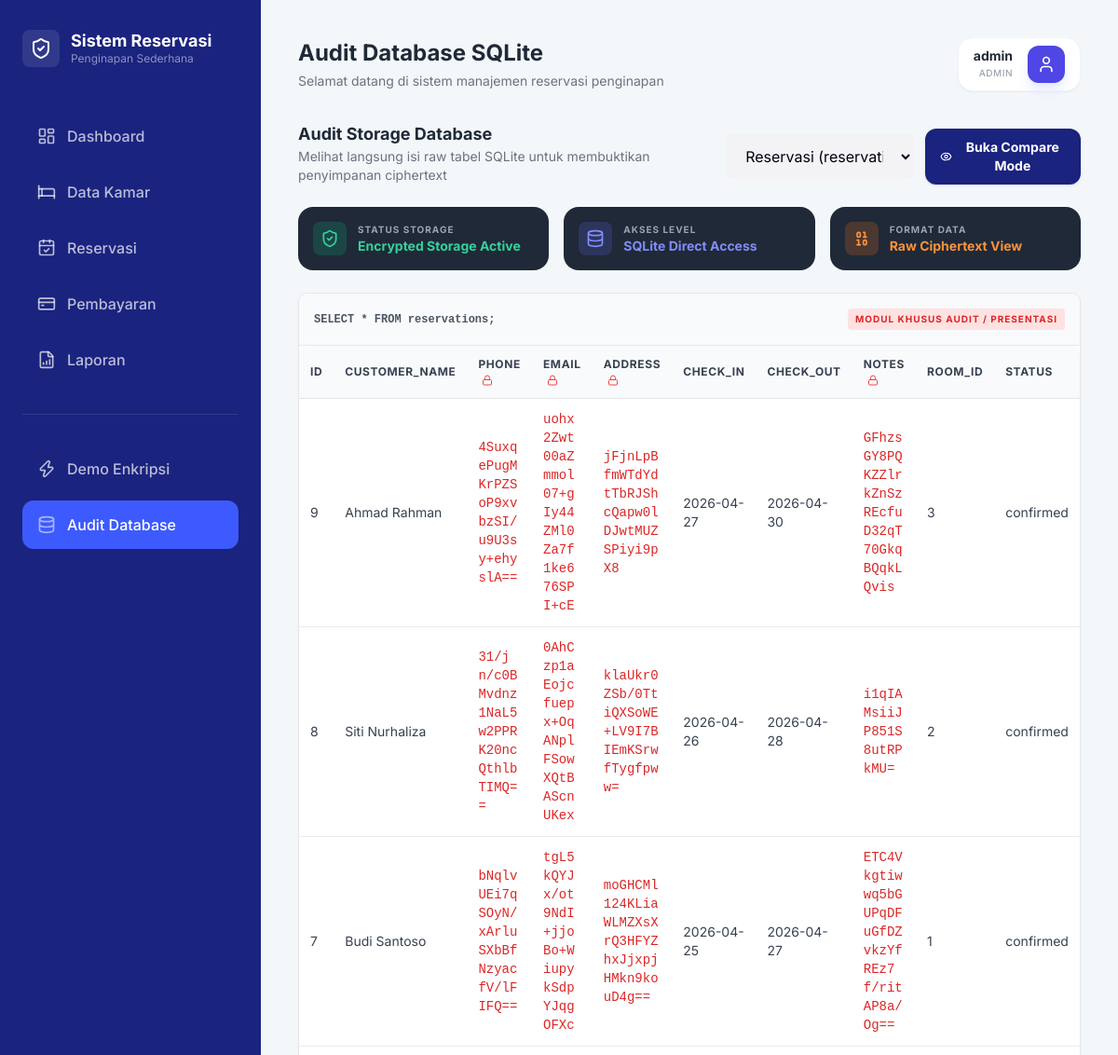
The app's page /dashboard.php?page=audit_db (signed in, upper part), older data.
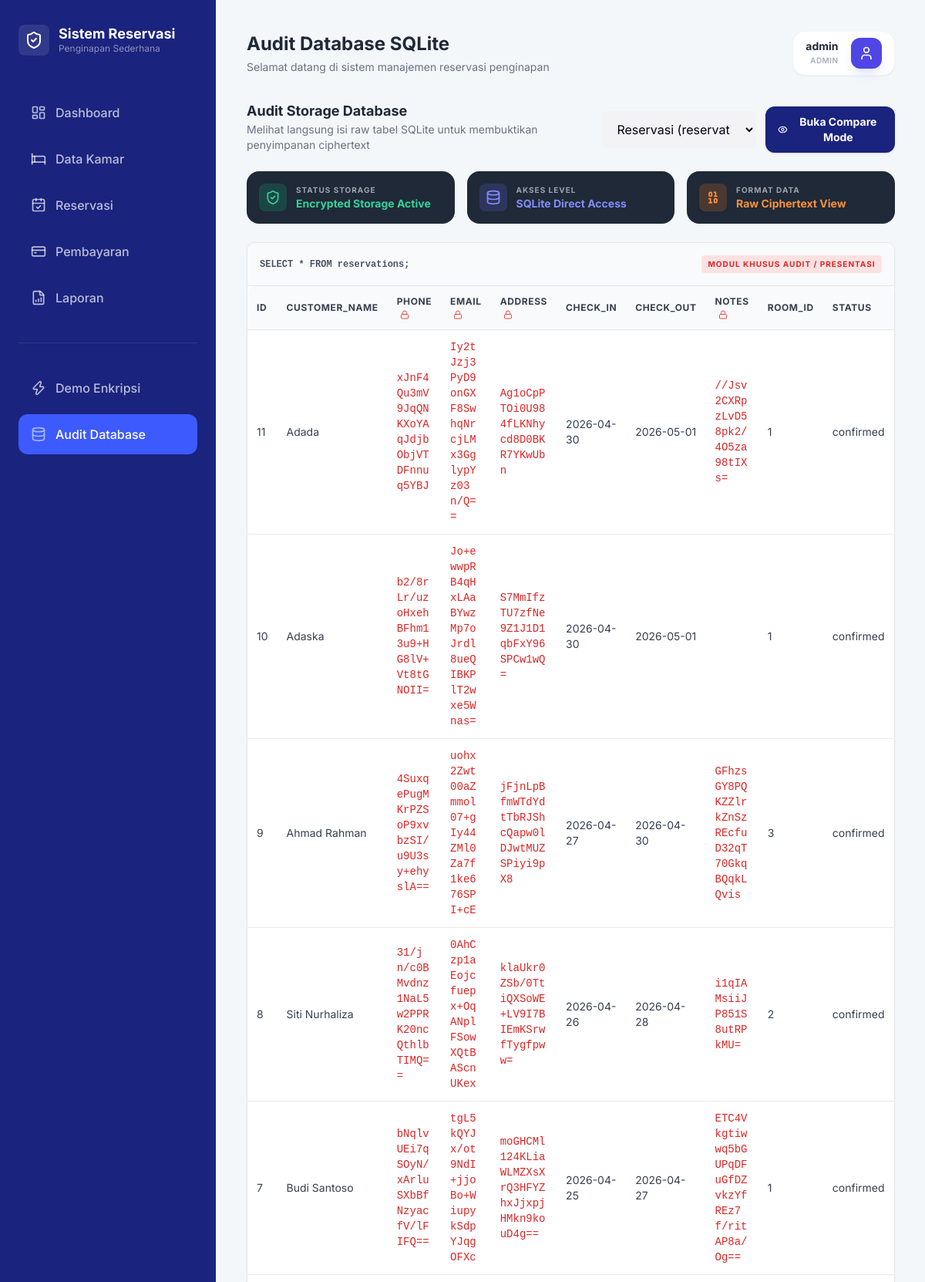
The same page, newer data.
### tables this page shows
CREATE TABLE reservations (
        id INTEGER PRIMARY KEY AUTOINCREMENT,
        customer_name TEXT,
        phone TEXT,
        email TEXT,
        address TEXT,
        check_in DATE,
        check_out DATE,
        notes TEXT,
        room_id INTEGER,
        status TEXT DEFAULT 'pending',
        FOREIGN KEY(room_id) REFERENCES rooms(id)
    );

### modules/audit_db.php (the view, shortened to what this page needs)
<?php
$tables = [
    'reservations' => 'Reservasi',
    'payments' => 'Pembayaran',
    'rooms' => 'Kamar'
];
$selected_table = $_GET['table'] ?? 'reservations';
$compare_mode = isset($_GET['compare']) && $_GET['compare'] == 1;
$query = "SELECT * FROM $selected_table ORDER BY id DESC";
$data = $db->query($query)->fetchAll(PDO::FETCH_ASSOC);
$encrypted_fields = [
    'reservations' => ['phone', 'email', 'address', 'notes'],
    'payments' => ['amount']
];
$current_encrypted_fields = $encrypted_fields[$selected_table] ?? [];
?>
<div class="flex justify-between items-end mb-6">
    <div>
        <h3 class="text-lg font-bold text-gray-800">Audit Storage Database</h3>
        <p class="text-sm text-gray-500">Melihat langsung isi raw tabel SQLite untuk membuktikan penyimpanan ciphertext</p>
    </div>
    <div class="flex items-center gap-3">
        <form method="GET" class="flex items-center gap-3">
            <select name="table" class="form-control" onchange="this.form.submit()">
                <?php foreach($tables as $key => $label): ?>
                    <option value="<?= $key ?>" <?= $selected_table === $key ? 'selected' : '' ?>><?= $label ?> (<?= $key ?>)</option>
                <?php endforeach; ?>
            </select>
        </form>
        <form method="GET">
            <button type="submit" class="py-2.5 px-4 <?= $compare_mode ? 'bg-indigo-100 text-indigo-700' : 'bg-[#1a237e] text-white' ?> font-bold rounded-xl flex items-center gap-2 text-sm shadow hover:opacity-90 transition-all">
                <i data-lucide="<?= $compare_mode ? 'eye-off' : 'eye' ?>" class="w-4 h-4"></i>
                <?= $compare_mode ? 'Tutup Compare Mode' : 'Buka Compare Mode' ?>
            </button>
        </form>
    </div>
</div>
<div class="grid grid-cols-1 md:grid-cols-3 gap-4 mb-6">
    <div class="bg-gray-800 text-white p-4 rounded-2xl flex items-center gap-3">
        <div class="p-2 bg-emerald-500/20 text-emerald-400 rounded-lg"><i data-lucide="shield-check" class="w-5 h-5"></i></div>
        <div>
            <div class="text-[10px] font-bold text-gray-400 uppercase tracking-widest">Status Storage</div>
            <div class="text-sm font-bold text-emerald-400">Encrypted Storage Active</div>
        </div>
    </div>
    <div class="bg-gray-800 text-white p-4 rounded-2xl flex items-center gap-3">
        <div class="p-2 bg-indigo-500/20 text-indigo-400 rounded-lg"><i data-lucide="database" class="w-5 h-5"></i></div>
        <div>
            <div class="text-[10px] font-bold text-gray-400 uppercase tracking-widest">Akses Level</div>
            <div class="text-sm font-bold text-indigo-400">SQLite Direct Access</div>
        </div>
    </div>
    <div class="bg-gray-800 text-white p-4 rounded-2xl flex items-center gap-3">
        <div class="p-2 bg-orange-500/20 text-orange-400 rounded-lg"><i data-lucide="binary" class="w-5 h-5"></i></div>
        <div>
            <div class="text-[10px] font-bold text-gray-400 uppercase tracking-widest">Format Data</div>
            <div class="text-sm font-bold text-orange-400">Raw Ciphertext View</div>
        </div>
    </div>
</div>
<div class="card p-0 overflow-x-auto shadow-sm border border-gray-200">
    <div class="p-4 bg-gray-50 border-b border-gray-200 flex items-center justify-between">
        <div class="font-mono text-xs text-gray-600 font-bold">SELECT * FROM <?= $selected_table ?>;</div>
        <div class="text-[10px] bg-red-100 text-red-600 px-2 py-1 rounded font-bold uppercase tracking-widest">Modul Khusus Audit / Presentasi</div>
    </div>
    <div class="table-container border-none">
        <?php if(empty($data)): ?>
            <div class="p-8 text-center text-gray-500 text-sm">Tidak ada data pada tabel ini.</div>
        <?php else: ?>
            <table class="w-full text-left border-collapse">
                <thead>
                    <tr class="bg-white">
                        <?php foreach (array_keys($data[0]) as $col): ?>
                            <th class="p-3 border-b text-xs font-bold text-gray-700 uppercase tracking-wider bg-gray-50">
                                <?= $col ?>
                                <?php if(in_array($col, $current_encrypted_fields)): ?>
                                    <i data-lucide="lock" class="w-3 h-3 inline text-red-500 ml-1" title="Encrypted Field"></i>
                                <?php endif; ?>
                            </th>
                        <?php endforeach; ?>
                    </tr>
                </thead>
                <tbody>
                    <?php foreach ($data as $row): ?>
                        <tr class="hover:bg-gray-50/50 transition-colors">
                            <?php foreach ($row as $col => $val): ?>
                                <?php
                                    $is_encrypted = in_array($col, $current_encrypted_fields);
                                ?>
                                <td class="p-3 border-b text-sm <?= $is_encrypted ? 'font-mono text-[10px] text-red-600 break-all select-all' : 'text-gray-700' ?>" <?= $is_encrypted ? 'title="'.htmlspecialchars((string)$val).'"' : '' ?>>
                                    <?php
                                        echo htmlspecialchars((string)$val);
                                    ?>
                                </td>
                            <?php endforeach; ?>
                        </tr>
                    <?php endforeach; ?>
                </tbody>
            </table>
        <?php endif; ?>
    </div>
</div>

### dashboard.php (shortened to what this page needs)
<?php
$page = $_GET['page'] ?? 'stats';
function is_active($p, $current) {
    return $p === $current ? 'active' : '';
}
?>
<!DOCTYPE html>
<html lang="id">
<head>
    <script src="https://cdn.tailwindcss.com"></script>
    <link rel="stylesheet" href="assets/css/style.css">
</head>
<body class="bg-[#f4f7fa]">
    <div class="flex">
        <aside class="sidebar h-screen fixed">
            <div class="sidebar-brand text-white">
                <div class="flex items-center gap-3">
                    <div class="p-2 bg-white/10 rounded-lg">
                        <i data-lucide="shield-check" class="w-6 h-6 text-white"></i>
                    </div>
                    <div class="flex flex-col">
                        <span class="text-lg leading-tight">Sistem Reservasi</span>
                        <span class="text-xs font-normal text-white/50">Penginapan Sederhana</span>
                    </div>
                </div>
            </div>
            <ul class="sidebar-menu">
                <li>
                    <a href="?page=stats" class="<?= is_active('stats', $page) ?>">
                        <i data-lucide="layout-dashboard" class="w-5 h-5"></i> Dashboard
                    </a>
                </li>
                <li>
                    <a href="?page=rooms" class="<?= is_active('rooms', $page) ?>">
                        <i data-lucide="bed" class="w-5 h-5"></i> Data Kamar
                    </a>
                </li>
                <li>
                    <a href="?page=reservations" class="<?= is_active('reservations', $page) ?>">
                        <i data-lucide="calendar-check" class="w-5 h-5"></i> Reservasi
                    </a>
                </li>
                <li>
                    <a href="?page=payments" class="<?= is_active('payments', $page) ?>">
                        <i data-lucide="credit-card" class="w-5 h-5"></i> Pembayaran
                    </a>
                </li>
                <li>
                    <a href="?page=reports" class="<?= is_active('reports', $page) ?>">
                        <i data-lucide="file-bar-chart" class="w-5 h-5"></i> Laporan
                    </a>
                </li>
                <li class="mt-8 pt-8 border-t border-white/10">
                    <a href="?page=demo" class="<?= is_active('demo', $page) ?>">
                        <i data-lucide="zap" class="w-5 h-5"></i> Demo Enkripsi
                    </a>
                </li>
                <li>
                    <a href="?page=audit_db" class="<?= is_active('audit_db', $page) ?>">
                        <i data-lucide="database" class="w-5 h-5 text-indigo-300"></i> Audit Database
                    </a>
                </li>
            </ul>
        </aside>
        <main class="main-wrapper flex-1">
            <header class="flex justify-between items-center mb-8">
                <div>
                    <h1 class="text-2xl font-bold text-gray-800">
                        <?php
                        $titles = [
                            'stats' => 'Dashboard',
                            'rooms' => 'Data Kamar',
                            'reservations' => 'Reservasi',
                            'payments' => 'Pembayaran',
                            'reports' => 'Laporan',
                            'demo' => 'Demo ChaCha20',
                            'audit_db' => 'Audit Database SQLite'
                        ];
                        echo $titles[$page] ?? 'Dashboard';
                        ?>
                    </h1>
                    <p class="text-gray-500 text-sm mt-1">
                        Selamat datang di sistem manajemen reservasi penginapan
                    </p>
                </div>
                <div class="flex items-center gap-4 bg-white px-4 py-2 rounded-2xl shadow-sm border border-gray-100">
                    <div class="flex flex-col text-right">
                        <span class="text-sm font-bold text-gray-800 leading-none"><?= $_SESSION['username'] ?></span>
                        <span class="text-[10px] text-gray-400 font-medium uppercase mt-1 tracking-wider"><?= $_SESSION['role'] ?></span>
                    </div>
                    <div class="w-10 h-10 rounded-xl bg-indigo-600 flex items-center justify-center shadow-lg shadow-indigo-100">
                        <i data-lucide="user" class="w-5 h-5 text-white"></i>
                    </div>
                </div>
            </header>
            <div class="content-body animate-in fade-in slide-in-from-bottom-4 duration-500">
                <?php
                $module_path = "modules/$page.php";
                if (file_exists($module_path)) {
                    include $module_path;
                } else {
                    include "modules/stats.php";
                }
                ?>
            </div>
        </main>
    </div>
</body>
</html>

### assets/css/style.css (style rules this page uses)
:root { --font-size: 16px; --background: #ffffff; --foreground: #030213; --card: #ffffff; --card-foreground: #030213; --primary: #030213; --primary-foreground: #ffffff; --secondary: #f8f9fa; --secondary-foreground: #030213; --muted: #ececf0; --muted-foreground: #717182; --accent: #e9ebef; --accent-foreground: #030213; --destructive: #d4183d; --border: rgba(0, 0, 0, 0.08); --input-background: #f3f3f5; --radius: 0.625rem; --blue-soft: #3b82f6; --green-soft: #10b981; --purple-soft: #8b5cf6; --orange-soft: #f59e0b; }
* { margin: 0; padding: 0; box-sizing: border-box; font-family: 'Inter', sans-serif; }
body { background-color: #f4f7fa; color: var(--foreground); font-size: var(--font-size); }
.sidebar { width: 280px; background-color: #1a237e; color: white; position: fixed; height: 100vh; padding: 2rem 1.5rem; z-index: 100; }
.sidebar-brand { font-size: 1.5rem; font-weight: 700; margin-bottom: 3rem; display: block; }
.sidebar-menu { list-style: none; }
.sidebar-menu li { margin-bottom: 0.5rem; }
.sidebar-menu a { display: flex; align-items: center; gap: 12px; padding: 0.875rem 1rem; color: rgba(255,255,255,0.7); text-decoration: none; border-radius: 0.75rem; font-weight: 500; transition: all 0.2s; }
.sidebar-menu a:hover, .sidebar-menu a.active { background-color: #303f9f; color: white; }
.sidebar-menu a.active { background-color: #3d5afe; }
.main-wrapper { margin-left: 280px; padding: 2.5rem; }
.card { background: var(--card); border-radius: var(--radius); padding: 1.5rem; border: 1px solid var(--border); box-shadow: 0 4px 6px -1px rgba(0, 0, 0, 0.05); }
.table-container { background: white; border-radius: var(--radius); overflow: hidden; border: 1px solid var(--border); }
table { width: 100%; border-collapse: collapse; }
th { background: #fcfcfd; padding: 1rem 1.5rem; text-align: left; font-size: 0.75rem; font-weight: 600; color: var(--muted-foreground); text-transform: uppercase; letter-spacing: 0.05em; border-bottom: 1px solid var(--border); }
td { padding: 1.25rem 1.5rem; border-bottom: 1px solid var(--border); font-size: 0.875rem; }
.form-control { width: 100%; padding: 0.75rem 1rem; background: var(--input-background); border: 1px solid transparent; border-radius: 0.5rem; outline: none; transition: all 0.2s; }

Row changes from the older to the newer data that the page shows:
added reservations: id "11", customer_name "Adada", phone "xJnF4Qu3mV9JqQNKXoYAqJdjbObjVTDFnnuq5YBJ", email "Iy2tJzj3PyD9onGXF8SwhqNrcjLMx3GglypYz03n/Q==", address "Ag1oCpPTOi0U984fLKNhycd8D0BKR7YKwUbn", check_in "2026-04-30", check_out "2026-05-01", notes "//Jsv2CXRpzLvD58pk2/4O5za98tIXs=", room "1", status "confirmed"
added reservations: id "10", customer_name "Adaska", phone "b2/8rLr/uzoHxehBFhm13u9+HG8lV+Vt8tGNOII=", email "Jo+ewwpRB4qHxLAaBYwzMp7oJrdl8ueQIBKPlT2wxe5Wnas=", address "S7MmIfzTU7zfNe9Z1J1D1qbFxY96SPCw1wQ=", check_in "2026-04-30", check_out "2026-05-01", room "1", status "confirmed"
